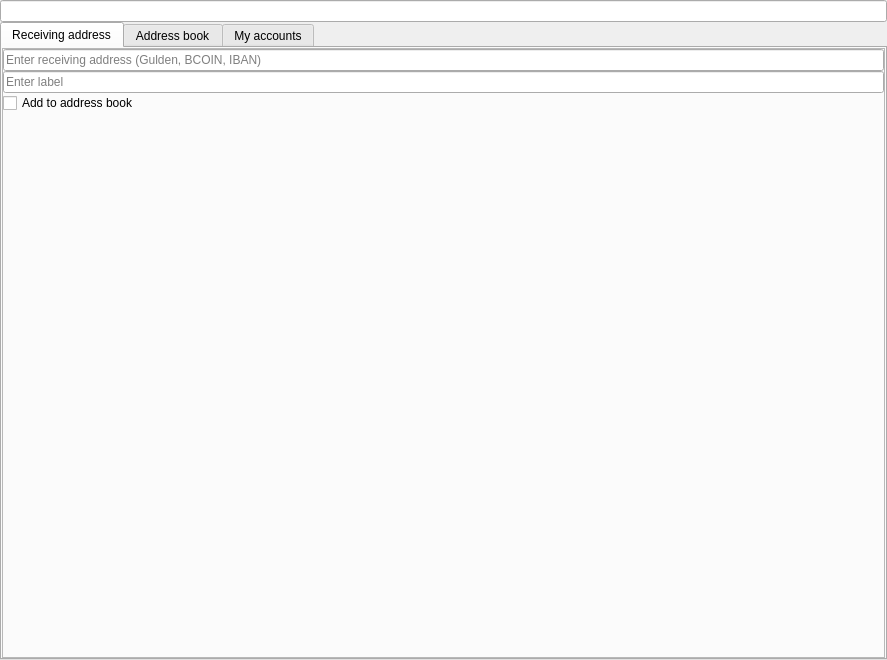
<?xml version="1.0" encoding="UTF-8"?>
<ui version="4.0">
 <class>GuldenSendCoinsEntry</class>
 <widget class="QFrame" name="GuldenSendCoinsEntry">
  <property name="geometry">
   <rect>
    <x>0</x>
    <y>0</y>
    <width>887</width>
    <height>660</height>
   </rect>
  </property>
  <property name="sizePolicy">
   <sizepolicy hsizetype="Preferred" vsizetype="Expanding">
    <horstretch>0</horstretch>
    <verstretch>0</verstretch>
   </sizepolicy>
  </property>
  <property name="toolTip">
   <string notr="true"/>
  </property>
  <property name="frameShape">
   <enum>QFrame::NoFrame</enum>
  </property>
  <layout class="QVBoxLayout" name="verticalLayout">
   <property name="spacing">
    <number>0</number>
   </property>
   <property name="margin">
    <number>0</number>
   </property>
   <item>
    <layout class="QVBoxLayout" name="verticalLayout_8">
     <item>
      <widget class="BitcoinAmountField" name="payAmount"/>
     </item>
     <item>
      <widget class="QTabWidget" name="sendCoinsRecipientBook">
       <property name="currentIndex">
        <number>0</number>
       </property>
       <widget class="QWidget" name="receivingAddressTab">
        <attribute name="title">
         <string>Receiving address</string>
        </attribute>
        <layout class="QVBoxLayout" name="verticalLayout_2">
         <property name="spacing">
          <number>0</number>
         </property>
         <property name="margin">
          <number>0</number>
         </property>
         <item>
          <widget class="QFrame" name="frame">
           <property name="frameShape">
            <enum>QFrame::StyledPanel</enum>
           </property>
           <property name="frameShadow">
            <enum>QFrame::Raised</enum>
           </property>
           <layout class="QVBoxLayout" name="verticalLayout_7">
            <property name="spacing">
             <number>0</number>
            </property>
            <property name="margin">
             <number>0</number>
            </property>
            <item>
             <widget class="QLineEdit" name="receivingAddress">
              <property name="placeholderText">
               <string>Enter receiving address (Gulden, BCOIN, IBAN)</string>
              </property>
             </widget>
            </item>
            <item>
             <widget class="QLineEdit" name="receivingAddressLabel">
              <property name="placeholderText">
               <string>Enter label</string>
              </property>
             </widget>
            </item>
            <item>
             <widget class="QCheckBox" name="checkBoxAddToAddressBook">
              <property name="text">
               <string>Add to address book</string>
              </property>
             </widget>
            </item>
            <item>
             <spacer name="verticalSpacer_2">
              <property name="orientation">
               <enum>Qt::Vertical</enum>
              </property>
              <property name="sizeHint" stdset="0">
               <size>
                <width>20</width>
                <height>40</height>
               </size>
              </property>
             </spacer>
            </item>
           </layout>
          </widget>
         </item>
        </layout>
       </widget>
       <widget class="QWidget" name="addressBookTab">
        <attribute name="title">
         <string>Address book</string>
        </attribute>
        <layout class="QVBoxLayout" name="verticalLayout_3">
         <property name="spacing">
          <number>0</number>
         </property>
         <property name="margin">
          <number>0</number>
         </property>
         <item>
          <layout class="QVBoxLayout" name="verticalLayout_5">
           <property name="spacing">
            <number>0</number>
           </property>
           <item>
            <layout class="QHBoxLayout" name="horizontalLayout">
             <property name="spacing">
              <number>0</number>
             </property>
             <item>
              <widget class="QLabel" name="searchLabel1">
               <property name="text">
                <string></string>
               </property>
               <property name="indent">
                <number>0</number>
               </property>
              </widget>
             </item>
             <item>
              <widget class="QLineEdit" name="searchBox1"/>
             </item>
            </layout>
           </item>
           <item>
            <widget class="QTableView" name="addressBookTabTable">
             <property name="alternatingRowColors">
              <bool>true</bool>
             </property>
             <property name="selectionMode">
              <enum>QAbstractItemView::SingleSelection</enum>
             </property>
             <property name="selectionBehavior">
              <enum>QAbstractItemView::SelectRows</enum>
             </property>
             <property name="showGrid">
              <bool>false</bool>
             </property>
             <property name="gridStyle">
              <enum>Qt::SolidLine</enum>
             </property>
             <property name="cornerButtonEnabled">
              <bool>false</bool>
             </property>
             <attribute name="verticalHeaderVisible">
              <bool>false</bool>
             </attribute>
             <attribute name="verticalHeaderHighlightSections">
              <bool>false</bool>
             </attribute>
            </widget>
           </item>
          </layout>
         </item>
        </layout>
       </widget>
       <widget class="QWidget" name="myAccountsTab">
        <attribute name="title">
         <string>My accounts</string>
        </attribute>
        <layout class="QVBoxLayout" name="verticalLayout_6">
         <property name="spacing">
          <number>0</number>
         </property>
         <property name="margin">
          <number>0</number>
         </property>
         <item>
          <layout class="QVBoxLayout" name="verticalLayout_4">
           <property name="spacing">
            <number>0</number>
           </property>
           <item>
            <layout class="QHBoxLayout" name="horizontalLayout_2">
             <property name="spacing">
              <number>0</number>
             </property>
             <item>
              <widget class="QLabel" name="searchLabel2">
               <property name="text">
                <string></string>
               </property>
               <property name="indent">
                <number>0</number>
               </property>
              </widget>
             </item>
             <item>
              <widget class="QLineEdit" name="searchBox2"/>
             </item>
            </layout>
           </item>
           <item>
            <widget class="QTableView" name="myAccountsTabTable">
             <property name="selectionMode">
              <enum>QAbstractItemView::SingleSelection</enum>
             </property>
             <property name="selectionBehavior">
              <enum>QAbstractItemView::SelectRows</enum>
             </property>
             <property name="showGrid">
              <bool>false</bool>
             </property>
             <attribute name="horizontalHeaderVisible">
              <bool>false</bool>
             </attribute>
             <attribute name="horizontalHeaderHighlightSections">
              <bool>false</bool>
             </attribute>
             <attribute name="verticalHeaderVisible">
              <bool>false</bool>
             </attribute>
             <attribute name="verticalHeaderHighlightSections">
              <bool>false</bool>
             </attribute>
            </widget>
           </item>
          </layout>
         </item>
        </layout>
       </widget>
      </widget>
     </item>
    </layout>
   </item>
  </layout>
 </widget>
 <customwidgets>
  <customwidget>
   <class>BitcoinAmountField</class>
   <extends>QLineEdit</extends>
   <header>bitcoinamountfield.h</header>
   <container>1</container>
  </customwidget>
 </customwidgets>
 <resources>
  <include location="../../bitcoin.qrc"/>
 </resources>
 <connections/>
</ui>
